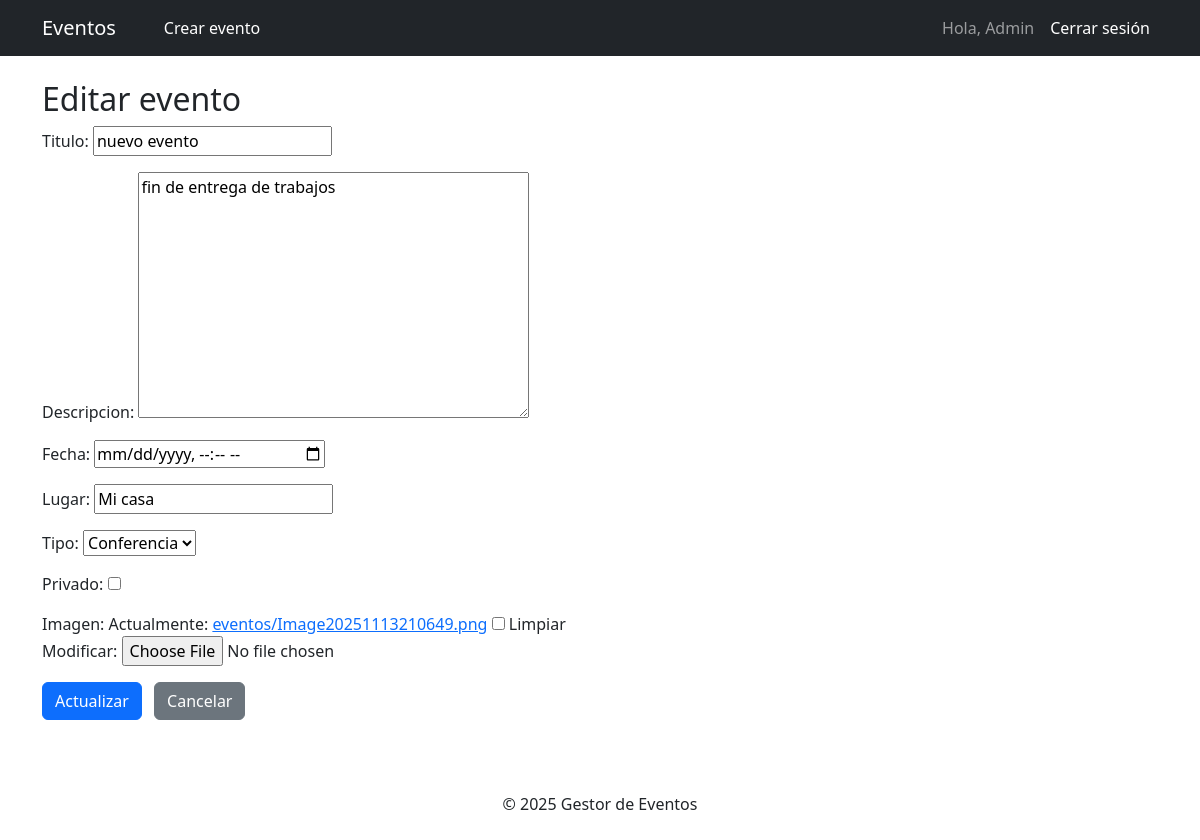
The app's page /editar/3/ (signed in) with its own data.
### eventos/models.py (models this page shows, shortened)
class Event(models.Model):
    TIPO_CHOICES = [
        ("conf", "Conferencia"),
        ("conc", "Concierto"),
        ("sem", "Seminario"),
        ("otro", "Otro"),
    ]
    titulo = models.CharField(max_length=200)
    descripcion = models.TextField()
    fecha = models.DateTimeField()
    lugar = models.CharField(max_length=200, blank=True)
    tipo = models.CharField(max_length=10, choices=TIPO_CHOICES, default="otro")
    privado = models.BooleanField(default=False)
    organizador = models.ForeignKey(
        User, on_delete=models.SET_NULL, null=True, blank=True, related_name="eventos_organizados"
    )
    participantes = models.ManyToManyField(User, related_name="eventos_asistidos", blank=True)
    imagen = models.ImageField(upload_to="eventos/", null=True, blank=True)
    creado = models.DateTimeField(auto_now_add=True)
    actualizado = models.DateTimeField(auto_now=True)
    class Meta:
        permissions = [
            ("can_view_private", "Puede ver eventos privados"),
        ]

### eventos/views.py (the view, shortened to what this page needs)
# urls.py: path("editar/<int:pk>/", EventUpdateView.as_view(), name="editar"),
class EventUpdateView(LoginRequiredMixin, PermissionRequiredMixin, UpdateView):
    model = Event
    form_class = EventForm
    template_name = "eventos/event_form.html"
    permission_required = "eventos.change_event"
    def dispatch(self, request, *args, **kwargs):
        event = self.get_object()
        user = request.user
        if not user.is_superuser and event.organizador != user and not user.has_perm("eventos.change_event"):
            messages.error(request, "No tienes permiso para editar este evento.")
            return redirect("eventos:acceso_denegado")
        return super().dispatch(request, *args, **kwargs)

### eventos/forms.py
class EventForm(forms.ModelForm):
    class Meta:
        model = Event
        fields = ["titulo", "descripcion", "fecha", "lugar", "tipo", "privado", "imagen"]
        widgets = {
            "fecha": forms.DateTimeInput(attrs={"type": "datetime-local"}),
        }

### eventos/templates/eventos/event_form.html (shortened to what this page needs)
{% extends "base.html" %}
{% block content %}
<h2>{% if object %}Editar{% else %}Crear{% endif %} evento</h2>
<form method="post" enctype="multipart/form-data">
  {{ form.as_p }}
  <button class="btn btn-primary">
    {% if object %}Actualizar{% else %}Crear{% endif %}
  </button>
  <a href="{% url 'eventos:listado' %}" class="btn btn-secondary ms-2">Cancelar</a>
</form>
{% endblock %}

### templates/base.html (shortened to what this page needs)
<!DOCTYPE html>
<html lang="es">
  <head>
    <link
      href="https://cdn.jsdelivr.net/npm/bootstrap@5.3.0/dist/css/bootstrap.min.css"
      rel="stylesheet"
    />
  </head>
  <body>
    <nav class="navbar navbar-expand-lg navbar-dark bg-dark">
      <div class="container">
        <a class="navbar-brand" href="{% url 'eventos:listado' %}">Eventos</a>
  <a class="nav-link btn btn-success text-white ms-3 px-3 py-1" href="{% url 'eventos:crear' %}">
    Crear evento
  </a>
        <div class="navbar-nav ms-auto">
  {% if user.is_authenticated %}
    <span class="navbar-text me-2">Hola, {{ user.username }}</span>
    <form action="{% url 'logout' %}" method="post" class="d-inline">
      <button type="submit" class="nav-link btn btn-link p-1 m-1" style="color: #fff; text-decoration: none;">
        Cerrar sesión
      </button>
    </form>
  {% else %}
    <a class="nav-link" href="{% url 'login' %}">Iniciar sesión</a>
  {% endif %}
</div>
    </nav>
    <div class="container mt-4">
       {% block content %}{% endblock %}
    </div>
    <footer class="text-center py-4 mt-5">© 2025 Gestor de Eventos</footer>
  </body>
</html>

### records on screen
Event: titulo "nuevo evento", descripcion "fin de entrega de trabajos", lugar "Mi casa", tipo "Conferencia"

### other values on screen
{{ user.username }} "Admin"
